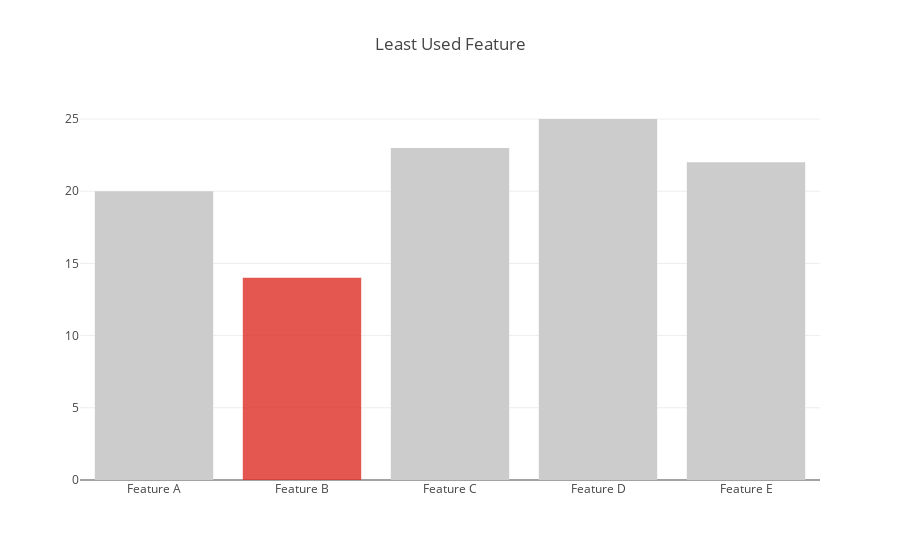

Notebook code cell kept with this figure:
### Code cell
val defaultColor = Color.RGBA(204,204,204,1)
val highlightColor = Color.RGBA(222,45,38,0.8)

val trace1 = Bar(
  Seq("Feature A", "Feature B", "Feature C", "Feature D", "Feature E"),
  Seq(20, 14, 23, 25, 22),
  marker = Marker(
    color = Seq(
      defaultColor, highlightColor, defaultColor, defaultColor, defaultColor
    )
  )
)

val data = Seq(trace1)

val layout = Layout(
  title = "Least Used Feature"
)

plot(data, layout)

### Figure 1 — Plotly figure (JSON) as saved in the notebook; plotly's stock layout.template omitted (floating-point values rounded to 4 significant figures)
{"data": [{"marker": {"color": ["rgba(204, 204, 204, 1.0)", "rgba(222, 45, 38, 0.8)", "rgba(204, 204, 204, 1.0)", "rgba(204, 204, 204, 1.0)", "rgba(204, 204, 204, 1.0)"]}, "type": "bar", "x": ["Feature A", "Feature B", "Feature C", "Feature D", "Feature E"], "y": [20, 14, 23, 25, 22]}], "layout": {"autosize": true, "title": {"text": "Least Used Feature"}, "xaxis": {"autorange": true, "range": [-0.5, 4.5], "type": "category"}, "yaxis": {"autorange": true, "range": [0, 26.32], "type": "linear"}}}
